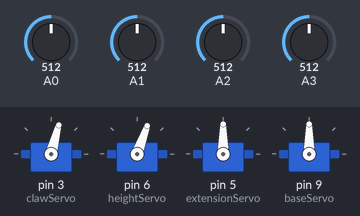
The sketch below on a simulated Arduino Uno, built with avr-gcc and run on an emulated ATmega328P. Parts: 4 × servo. The test bench sets the inputs (shaded band); at power-on: A0 = 512, A1 = 512, A2 = 512, A3 = 512.

Above: at 1.2 s.
1.3 s: A0 set to 590
2.8 s: A0 set to 607
At 3.37 s:
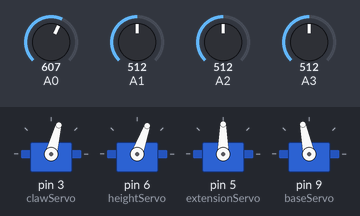
At 4.29 s:
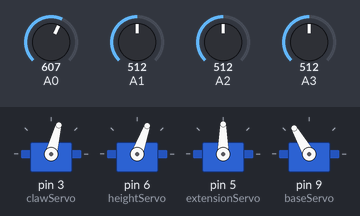
5.8 s: A1 set to 590
8.8 s: A1 set to 608
At 8.97 s:
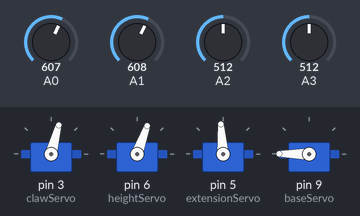
11.8 s: A2 set to 583
14.8 s: A2 set to 617
At 18.5 s:
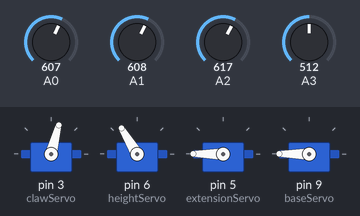
Timing chart, 0 to 18.8 s (numbered marks = the images above; inputs shaded):
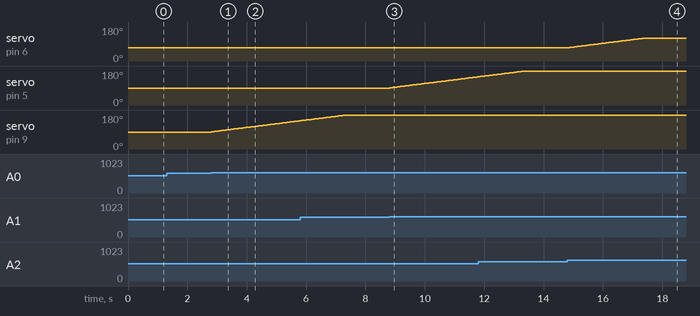

The sketch:

code.ino
```cpp
#include "VarSpeedServo.h"

VarSpeedServo baseServo;
VarSpeedServo extensionServo;
VarSpeedServo heightServo;
VarSpeedServo clawServo ;

int joystickLeftY = A0;
int joystickLeftX = A1;
int joystickRightX = A2;
int joystickRightY = A3;

static int baseRotationAngle = 90;
static int armExtensionAngle = 90;
static int armHeightAngle = 70;
static int clawOpeningAngle = 75;

void setup() {
  Serial.begin(9600);

  clawServo .attach(3);
  heightServo.attach(6);
  extensionServo.attach(5);
  baseServo.attach(9);

  baseServo.write(90);
  extensionServo.write(90);
  heightServo.write(70);
  clawServo.write(75);
}

int joystickMin = 0;
int joystickMax = 1023;

int applyTest(int joystick, int rotationAngle, int minAngle, int maxAngle, VarSpeedServo &baseServo) {
  int angle = analogRead(joystick);
  int factorIncrease = map(angle, joystickMin, joystickMax, 1, 2);

  if (angle > 600 && rotationAngle <= maxAngle) {
    rotationAngle += factorIncrease;
  } else if (angle < 300 && rotationAngle >= minAngle) {
    rotationAngle -= factorIncrease;
  }

  baseServo.write(rotationAngle);

  return rotationAngle;
}

void loop() {
  baseRotationAngle = applyTest(joystickLeftY, baseRotationAngle, 10 ,250, baseServo);
  armExtensionAngle = applyTest(joystickLeftX, armExtensionAngle, 60, 180, extensionServo);
  armHeightAngle = applyTest(joystickRightX, armHeightAngle, -20,120,  heightServo);
  clawOpeningAngle = applyTest(joystickRightY, clawOpeningAngle,  50, 110, clawServo );

  delay(50);
}
```

Measured:
- the behaviour switches between 600 and 601 on A0 (found by bisection; images 0 and 1)
- the behaviour switches between 600 and 601 on A1 (found by bisection; images 2 and 3)
- the behaviour switches between 600 and 601 on A2 (found by bisection; images 3 and 4)
- after the input at 1.3 s, every drawn part: stays the same
- after the input at 2.8 s, servo on pin 9 (baseServo): moves from 90° to 149° over 3.0 s, starting at once
- after the input at 8.8 s, servo on pin 5 (extensionServo): moves from 90° to 149° over 3.0 s, starting at once
- after the input at 14.8 s, servo on pin 6 (heightServo): moves from 70° to 121° over 2.5 s, starting at once
